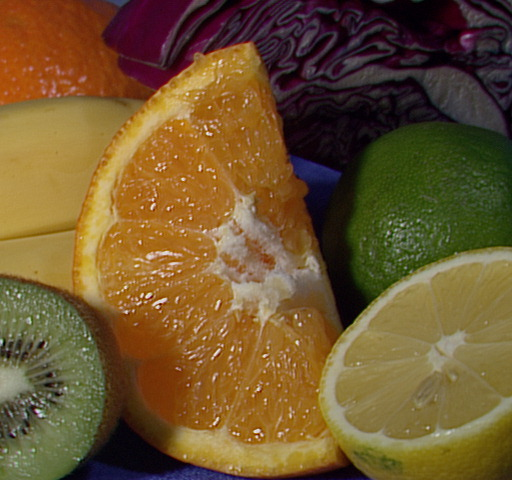
//> input picture klestimrobust/fruits.jpg, 512 x 480 px
$ ./kl   (built with g++ and OpenCV 4)
//> lines starting //> are read from the running program, lines starting //| are printed output that depends on the picture
//> further down, F is the input picture: 480 rows x 512 cols, CV_8UC3; mean B, G, R 46.2, 85.6, 110.8
#include <opencv2/highgui/highgui.hpp>
#include <opencv2/imgproc/imgproc.hpp>
#include <opencv2/core/core.hpp>
#include <opencv2/core/types.hpp>

#include <iostream>
#include <cmath>

double epsilon = 1e-3;
double pi =3.14159;
double gam = 0.577;

typedef cv::Vec3b pixel;

double dist(const pixel &u, const pixel &v) {
    double d = 0;
    for (int i = 0; i < 3; i++) {
        double tmp = u[i] - v[i];
        d += tmp * tmp;
    }
    return std::sqrt(d);
}

template<class T>
T min(const T &a, const T &b) {
    return (a > b)? b: a;
}

double robust_kl(cv::Mat3b* im_F, int n_samples=20) {
//> called with n_samples = 20
    cv::Mat3b F = *im_F;
    cv::Size size = F.size();
//> size = Size(512, 480)
    int d = F.channels();
//> d = 3
    int m = size.height;
//> m = 480
    int n = size.width;
//> n = 512
    cv::Mat H(cv::Size(m, n), CV_32FC1);

    for (int i = 0; i < m; i++)
        for (int j = 0; j < n; j++) {
            double mini = INFINITY;
            if (i > 0) mini = min(dist(F.at<pixel>(i, j), F.at<pixel>(i - 1, j)), mini);
            if (i < m - 1) mini = min(dist(F.at<pixel>(i + 1, j), F.at<pixel>(i, j)), mini);
            if (j > 0) mini = min(dist(F.at<pixel>(i, j - 1), F.at<pixel>(i, j)), mini);
            if (j < n - 1) mini = min(dist(F.at<pixel>(i, j + 1), F.at<pixel>(i, j)), mini);
            H.at<float>(i, j) = mini;
        }
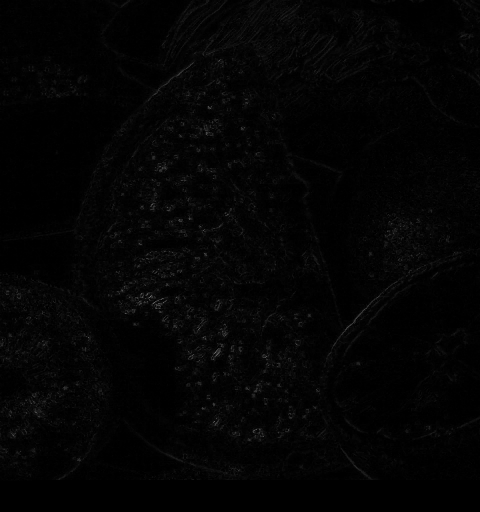
//> H: 512 rows x 480 cols, CV_32FC1; min 0, max 117.4, mean 4.1

    double kl = 0;
    for (int i = 0; i <  m; i++)
        for (int j = 0; j < n; j++) {
            double u = std::log(H.at<float>(i, j));
            kl += (u > epsilon)? u: epsilon;
        }
//> this loop made 480 passes
//> kl on passes 1 to 3: 550.4, 1044.4, 1526.2
//> after the loop, kl = 272255.2
    kl = kl * d / (double) (m * n) + std::log((m * n - 1) * std::pow(pi, d / 2.f) / std::tgamma(1 + d / 2.f)) + gam;
//> kl = 17.74
    return kl;
}

int main(int argc, char** argv) {
    cv::namedWindow("F");
    cv::Mat3b F = cv::imread("fruits.jpg");
    if (F.size().empty()) {
        std::cout << "Unreadable file!" << std::endl;
    }
    cv::imshow("Sample", F); cv::waitKey();
    std::cout << robust_kl(&F) << std::endl;
//| 17.7449
}
